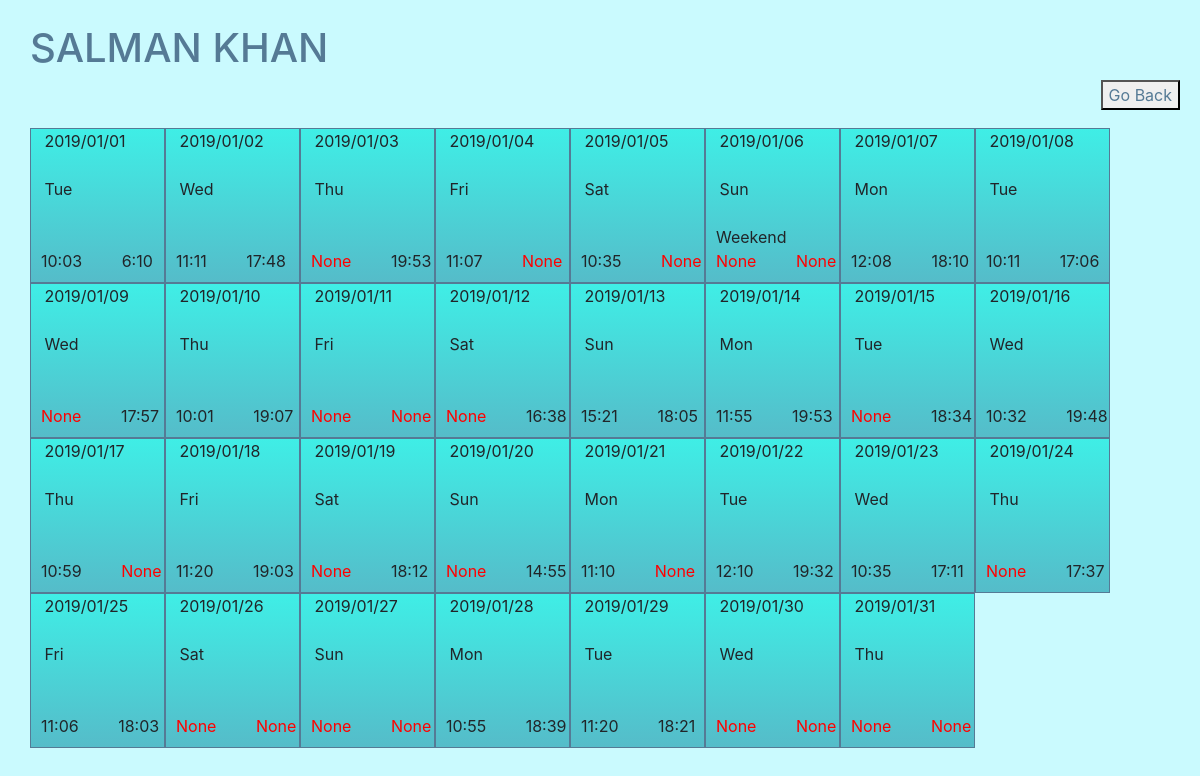
The app's page /list/detail.html/44 with its own data.
### records/models.py (models this page shows)
class Record(models.Model):
	staff_num  = models.PositiveIntegerField(default=0)
	staff_name = models.CharField(max_length=100)

class Detail(models.Model):
	record     = models.ForeignKey(Record, on_delete=models.CASCADE)
	work_date  = models.CharField(max_length=100)
	work_day   = models.CharField(max_length=100)
	entry_time = models.CharField(max_length=100,null=True)
	exit_time  = models.CharField(max_length=100,null=True)
	remark     = models.CharField(max_length=100,blank=True)
	reason     = models.CharField(max_length=50,blank=True,null=True)

class Holiday(models.Model):
	holiday_type = models.CharField(max_length=40,null=True,blank=True)
	date         = models.CharField(max_length=100)

### records/views.py (the view)
# urls.py: path('list/detail.html/<int:my_id>',detail_view),
def detail_view(request,my_id):
	record_obj = Record.objects.get(id=my_id)
	detail_obj = Detail.objects.filter(record=record_obj)
	holiday_obj = Holiday.objects.all()
	context = {
	'obj':detail_obj,
	'my_obj':record_obj,
	'h_obj':holiday_obj,
	}
	return render(request,'records/detail.html',context)

### records/templates/records/detail.html (shortened to what this page needs)
{% extends 'basic.html' %}
{% block content %}
<!DOCTYPE HTML>
<html>
	<head>
		<link rel="stylesheet" href="https://maxcdn.bootstrapcdn.com/bootstrap/4.3.1/css/bootstrap.min.css">
	</head>
	<body id="b1">
		<br>
		<h1 id="h">{{my_obj.staff_name}}</h1>
		<button id="back"><a href = "/list/"><span style="color:#557A95;">Go Back</span></a></button>
		<br><br>
		{% for i in obj %}
			<div class="d3" style="cursor:pointer;position:relative;left:30px" class="btn btn-primary" data-toggle="modal" data-target=".bd-example-modal-xl">
				<span id="wdate">{{i.work_date}}</span>
				<br><br>
				{{i.work_day}}
				<br><br>
				{% for j in h_obj %}
					{% ifequal i.work_date j.date %}
						<span id="o" style="position:relative; left:10px;">{{j.holiday_type}}</span>
					{% else %}
						<span id="o" style="position:relative; left:10px;"></span>
					{% endifequal %}
				{% endfor %}
				{% if i.entry_time == None and i.exit_time == None %}
					&nbsp;&nbsp;<br>
					<span class="p1" style="position: relative;left: 10px;color: red;">{{i.entry_time}}</span>
					<span class="p2" style="color:red;">{{i.exit_time}}</span><br>
				{% elif i.entry_time == None %}
					&nbsp;&nbsp;<br>
					<span class="p1" style="position: relative;left: 10px; color:red;">{{i.entry_time}}</span>
					<span class="p2">{{i.exit_time}}</span>
					<br>
				{% elif i.exit_time == None %}
					&nbsp;&nbsp;<br>
					<span class="p1" style="position: relative;left: 10px;">{{i.entry_time}}</span>
					<span class="p2" style="color: red;">{{i.exit_time}}</span>
					<br>
				{% else %}
					&nbsp;&nbsp;<br>
					<span class="p1" style="position: relative;left: 10px;">{{i.entry_time}}</span>
					<span class="p2">{{i.exit_time}}</span><br>
				{% endif %}
			</div>
		{% endfor %}
	</body>
</html>
{% endblock %}

### templates/basic.html (shortened to what this page needs)
<!DOCTYPE html>
<html>
<head></head>
<body>
	{% block content %}{% endblock %}
</body>
</html>

### records/templates/records/detail.html (style rules this page uses)
.d3 { width: 135px; height:155px; float: left; border-style: solid; border-color: #557A95; border-width: 1px; background-image: linear-gradient(#3FEEE6,#55BCC9); }
#h { color: #557A95; position: relative; left: 30px; }
#b1 { background-color: #CAFAFE; }
#back { margin-right: 20px; float: right; }

### records on screen
Record: staff_name "SALMAN KHAN"
Detail: work_date "2019/01/01", work_day "Tue", entry_time "10:03", exit_time "6:10"
Detail: work_date "2019/01/02", work_day "Wed", entry_time "11:11", exit_time "17:48"
Detail: work_date "2019/01/03", work_day "Thu", entry_time "None", exit_time "19:53"
Detail: work_date "2019/01/04", work_day "Fri", entry_time "11:07", exit_time "None"
Detail: work_date "2019/01/05", work_day "Sat", entry_time "10:35", exit_time "None"
Detail: work_date "2019/01/06", work_day "Sun", entry_time "None", exit_time "None"
Holiday: holiday_type "Weekend"
Detail: work_date "2019/01/07", work_day "Mon", entry_time "12:08", exit_time "18:10"
Detail: work_date "2019/01/08", work_day "Tue", entry_time "10:11", exit_time "17:06"
Detail: work_date "2019/01/09", work_day "Wed", entry_time "None", exit_time "17:57"
Detail: work_date "2019/01/10", work_day "Thu", entry_time "10:01", exit_time "19:07"
Detail: work_date "2019/01/11", work_day "Fri", entry_time "None", exit_time "None"
Detail: work_date "2019/01/12", work_day "Sat", entry_time "None", exit_time "16:38"
Detail: work_date "2019/01/13", work_day "Sun", entry_time "15:21", exit_time "18:05"
Detail: work_date "2019/01/14", work_day "Mon", entry_time "11:55", exit_time "19:53"
Detail: work_date "2019/01/15", work_day "Tue", entry_time "None", exit_time "18:34"
Detail: work_date "2019/01/16", work_day "Wed", entry_time "10:32", exit_time "19:48"
Detail: work_date "2019/01/17", work_day "Thu", entry_time "10:59", exit_time "None"
Detail: work_date "2019/01/18", work_day "Fri", entry_time "11:20", exit_time "19:03"
Detail: work_date "2019/01/19", work_day "Sat", entry_time "None", exit_time "18:12"
Detail: work_date "2019/01/20", work_day "Sun", entry_time "None", exit_time "14:55"
Detail: work_date "2019/01/21", work_day "Mon", entry_time "11:10", exit_time "None"
Detail: work_date "2019/01/22", work_day "Tue", entry_time "12:10", exit_time "19:32"
Detail: work_date "2019/01/23", work_day "Wed", entry_time "10:35", exit_time "17:11"
Detail: work_date "2019/01/24", work_day "Thu", entry_time "None", exit_time "17:37"
Detail: work_date "2019/01/25", work_day "Fri", entry_time "11:06", exit_time "18:03"
Detail: work_date "2019/01/26", work_day "Sat", entry_time "None", exit_time "None"
Detail: work_date "2019/01/27", work_day "Sun", entry_time "None", exit_time "None"
Detail: work_date "2019/01/28", work_day "Mon", entry_time "10:55", exit_time "18:39"
Detail: work_date "2019/01/29", work_day "Tue", entry_time "11:20", exit_time "18:21"
Detail: work_date "2019/01/30", work_day "Wed", entry_time "None", exit_time "None"
Detail: work_date "2019/01/31", work_day "Thu", entry_time "None", exit_time "None"
